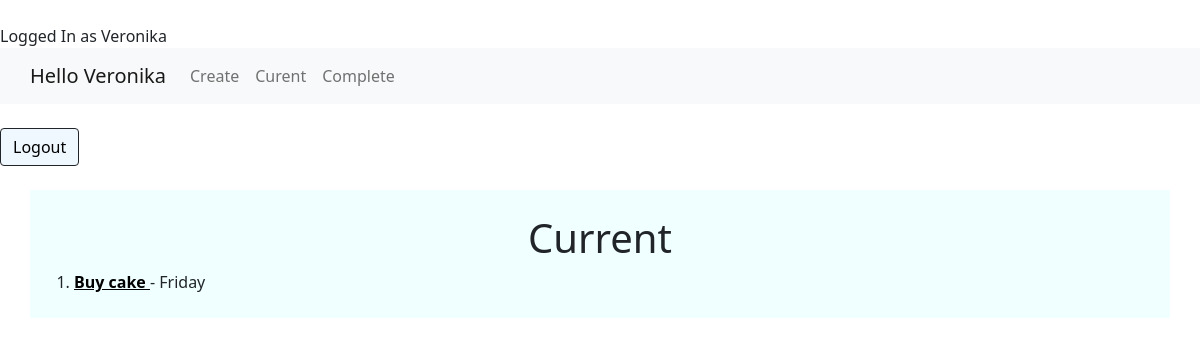
/curent/ (signed in), run on an earlier commit of the app's database.
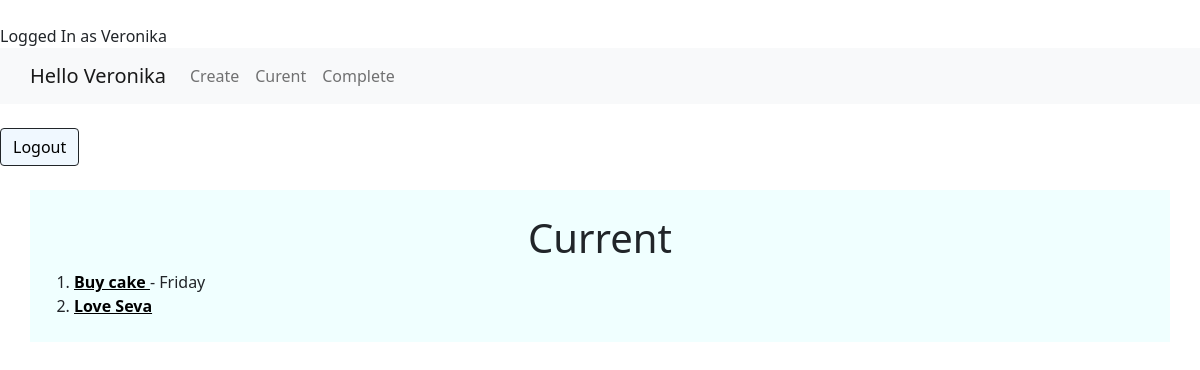
And on a later commit of the database.
### todo/models.py (models this page shows, shortened)
class Todo (models.Model):
    title = models.CharField(max_length=255)
    memo= models.TextField(blank=True) #не обязательно к заполнению
    date_created=models.DateTimeField(auto_now_add=True)
    date_comleted=models.DateTimeField(null=True, blank=True)
    imported=models.BooleanField(default=False)
    user=models.ForeignKey(User, on_delete=models.CASCADE)

### todo/views.py (the view)
# urls.py: path('curent/', views.curenttodos, name = 'curenttodos'),
@login_required
def curenttodos(request):
    todos = Todo.objects.filter(user=request.user, date_comleted__isnull=True)
    return render(request, 'todo/curenttodos.html', {'todos': todos})

### todo/templates/todo/curenttodos.html (shortened to what this page needs)
<!DOCTYPE html>
<html lang="en">
<head>
</head>
<body style="background-image: url(https://catherineasquithgallery.com/uploads/posts/2021-02/1612752338_96-p-goluboi-fon-s-lapkami-141.jpg)">
{% extends 'todo/base.html' %}
{% block content %}
<br>
    <div class="container" style="background-color: azure">
  <br>
    <h1 align="center">      Current</h1>
<ol>
    {% for tod in todos %}
        <li>{% if tod.imported %}<b> <a href =" {% url 'viewtodo' tod.id %}" style="color: black">{{ tod.title }} </a></b>{% else %} <a href =" {% url 'viewtodo' tod.id %}" style="color: black">{{ tod.title }} </a>{%  endif %}
        {% if tod.memo %} - {{ tod.memo }}{% endif %}</li>
    {% endfor %}
<br></ol>
{% endblock %}

What changed in the data, as far as the page shows it:
added Todo: title "Love Seva"
